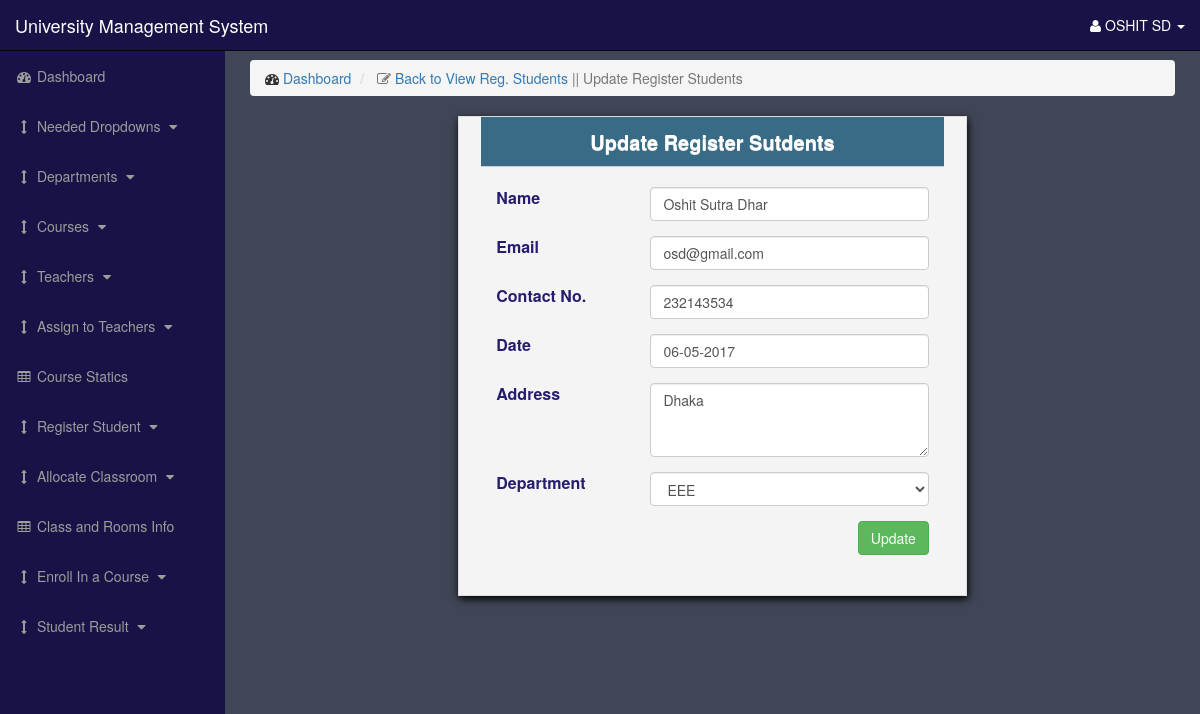
Page /admin/Views/RegisterStudents/update.php?id=24 (signed in) on the committed database.
### tables this page shows
CREATE TABLE IF NOT EXISTS `register_stds` (
`id` int(11) NOT NULL,
  `name` varchar(255) NOT NULL,
  `email` varchar(255) NOT NULL,
  `contact` varchar(255) NOT NULL,
  `date` text NOT NULL,
  `address` text NOT NULL,
  `department` varchar(300) NOT NULL,
  `regnum` varchar(255) NOT NULL,
  `is_delete` tinyint(11) NOT NULL DEFAULT '0',
  `created_at` datetime NOT NULL,
  `updated_at` datetime NOT NULL,
  `deleted_at` datetime NOT NULL
);

### admin/Src/RegisterStudents/RegisterStudents.php (called while the page is built, shortened)
<?php
class RegisterStudents extends Dbconnect
{
    public function show($id=''){
        $pdo = $this->pdo;
        $query = "SELECT * FROM `register_stds` where id=$id";
        $stmt = $pdo->prepare($query);
        $stmt->execute();
        $allData = $stmt->fetch();
        return $allData;
    }
}

### admin/Views/RegisterStudents/update.php (the view, shortened to what this page needs)
<!DOCTYPE html>
<html lang="en">
<head>
    <link href="../../css/bootstrap.min.css" rel="stylesheet">
    <link href="../../css/sb-admin.css" rel="stylesheet">
    <link href="../../font-awesome/css/font-awesome.min.css" rel="stylesheet" type="text/css">
</head>
<body>
<div id="wrapper">
    <nav class="navbar navbar-inverse navbar-fixed-top header" role="navigation">
        <div class="navbar-header">
            <a class="navbar-brand" href="../../index.php">University Management System</a>
        </div>
        <ul class="nav navbar-right top-nav">
            <li class="dropdown">
                <a href="#" class="dropdown-toggle" data-toggle="dropdown"><i class="fa fa-user"></i>
                    <?php @session_start(); echo $_SESSION['userid']['name']; ?>
                    <b class="caret"></b></a>
            </li>
        </ul>
        <div class="collapse navbar-collapse navbar-ex1-collapse">
            <ul class="nav navbar-nav side-nav">
                <li>
                    <a href="../../index.php"><i class="fa fa-fw fa-dashboard"></i> Dashboard</a>
                </li>
                <li>
                    <a href="javascript:;" data-toggle="collapse" data-target="#demo00"><i class="fa fa-fw fa-arrows-v"></i> Needed Dropdowns <i class="fa fa-fw fa-caret-down"></i></a>
                </li>
                <li>
                    <a href="javascript:;" data-toggle="collapse" data-target="#demo"><i class="fa fa-fw fa-arrows-v"></i> Departments <i class="fa fa-fw fa-caret-down"></i></a>
                </li>
                <li>
                    <a href="javascript:;" data-toggle="collapse" data-target="#demo1"><i class="fa fa-fw fa-arrows-v"></i> Courses <i class="fa fa-fw fa-caret-down"></i></a>
                </li>
                <li>
                    <a href="javascript:;" data-toggle="collapse" data-target="#demo2"><i class="fa fa-fw fa-arrows-v"></i> Teachers <i class="fa fa-fw fa-caret-down"></i></a>
                </li>
                <li>
                    <a href="javascript:;" data-toggle="collapse" data-target="#demo3"><i class="fa fa-fw fa-arrows-v"></i> Assign to Teachers <i class="fa fa-fw fa-caret-down"></i></a>
                </li>
                <li>
                    <a href="../CourseStatic/ViewCourseStatic.php"><i class="fa fa-fw fa-table"></i> Course Statics </a>
                </li>
                <li>
                    <a href="javascript:;" data-toggle="collapse" data-target="#demo5"><i class="fa fa-fw fa-arrows-v"></i> Register Student <i class="fa fa-fw fa-caret-down"></i></a>
                </li>
                <li>
                    <a href="javascript:;" data-toggle="collapse" data-target="#demo6"><i class="fa fa-fw fa-arrows-v"></i> Allocate Classroom <i class="fa fa-fw fa-caret-down"></i></a>
                </li>
                <li>
                    <a href="../ClassAndRoomsInfo/ClassAndRooms.php"><i class="fa fa-fw fa-table"></i> Class and Rooms Info </a>
                </li>
                <li>
                    <a href="javascript:;" data-toggle="collapse" data-target="#demo8"><i class="fa fa-fw fa-arrows-v"></i> Enroll In a Course <i class="fa fa-fw fa-caret-down"></i></a>
                </li>
                <li>
                    <a href="javascript:;" data-toggle="collapse" data-target="#demo9"><i class="fa fa-fw fa-arrows-v"></i> Student Result <i class="fa fa-fw fa-caret-down"></i></a>
                </li>
            </ul>
        </div>
    </nav>
    <div id="page-wrapper">
        <div class="container-fluid">
            <div class="row">
                <div class="col-lg-12">
                    <ol class="breadcrumb">
                        <li>
                            <i class="fa fa-dashboard"></i>  <a href="../../index.php">Dashboard</a>
                        </li>
                        <li class="active">
                            <i class="fa fa-edit"></i> <a href="showRegStd.php">Back to View Reg. Students</a> || Update Register Students
                        </li>
                    </ol>
                </div>
            </div>
            <?php
            $obj = new RegisterStudents();
            $edit = $obj->show($_GET['id']);
            ?>
            <div class="container mainTable">
                <div class="row table">
                    <div class="col-md-12">
                        <div class="form-group row">
                            <label for="code" class="col-sm-12 title">Update Register Sutdents</label>
                        </div>
                        <form method="post" action="edit.php">
                            <div class="form-group row">
                                <label for="name" class="col-sm-4 col-form-label txt">Name</label>
                                <div class="col-sm-8">
                                    <input type="text" name="name" class="form-control" value="<?php  echo $edit['name'];  ?>" >
                                </div>
                            </div>
                            <div class="form-group row">
                                <label for="email" class="col-sm-4 col-form-label txt">Email</label>
                                <div class="col-sm-8">
                                    <input type="email" name="email" class="form-control"value="<?php  echo $edit['email'];  ?>" >
                                </div>
                            </div>
                            <div class="form-group row">
                                <label for="cont" class="col-sm-4 col-form-label txt">Contact No.</label>
                                <div class="col-sm-8">
                                    <input type="text" name="cont" class="form-control" value="<?php  echo $edit['contact'];  ?>" >
                                </div>
                            </div>
                            <div class="form-group row">
                                <label for="date" class="col-sm-4 col-form-label txt">Date</label>
                                <div class="col-sm-8">
                                    <input type="text" value="<?php  echo $edit['date'];  ?>"  name="date" class="form-control">
                                </div>
                            </div>
                            <div class="form-group row">
                                <label for="add" class="col-sm-4 col-form-label txt">Address</label>
                                <div class="col-sm-8">
                                    <textarea class="form-control" name="add" id="exampleTextarea" rows="3"><?php  echo $edit['address'];  ?></textarea>
                                </div>
                            </div>
                            <div class="form-group row">
                                <label for="dept" class="col-sm-4 col-form-label txt">Department</label>
                                <div class="col-sm-8">
                                    <select class="form-control" name="dept" id="exampleSelect1">
                                            <option name="dept"> <?php echo $edit['department']; ?></option>
                                    </select>
                                </div>
                            </div>
                            <div class="row">
                                <div class="col-sm-12">
                                    <input type="submit" value="Update" class="btn btn-success saveBtn"  id="">
                                </div>
                            </div><br><br>
                        </form>
                    </div>
                </div>
            </div><br><br><br><br>
        </div>
    </div>
</div>
</body>
</html>

### admin/css/sb-admin.css (style rules this page uses)
body { margin-top: 100px; background-color: #414657; }
@media (min-width:768px) { body { margin-top: 50px; } }
#wrapper { padding-left: 0; }
#page-wrapper { width: 100%; padding: 0; background-color:#414657; }
@media (min-width:768px) { #wrapper { padding-left: 225px; } }
@media (min-width:768px) { #page-wrapper { padding: 10px; } }
.top-nav { padding: 0 15px; }
.header { background-color: #181346; }
.top-nav>li { display: inline-block; float: left; }
.top-nav>li>a { padding-top: 15px; padding-bottom: 15px; line-height: 20px; color: #fff; }
@media (min-width:768px) { .side-nav { position: fixed; top: 51px; left: 225px; width: 225px; margin-left: -225px; border: none; border-radius: 0; overflow-y: auto; background-color: #181346; bottom: 0; overflow-x: hidden; padding-bottom: 40px; } }
@media (min-width:768px) { .side-nav>li>a { width: 225px; } }

### admin/Views/RegisterStudents/update.php (style rules this page uses)
.mainTable { width: 55%; box-shadow: 1px 3px 8px #000; border: 1px solid #ddd; background-color:#f4f4f4 ; }
.table { margin: auto; width: 97%; border-radius:4px; }
.title { font-size: 20px; text-align: center; height: 50px; line-height: 50px; background-color: #386b86; color: #fff; text-shadow: 0px 1px 0px #eee; border-bottom: 1px solid #ccc; }
.txt { font-size: 16px; font-weight: 600; color: #261d6f; }
.saveBtn { float: right; }

### rows in the picture
register_stds: name "Oshit Sutra Dhar", cont "232143534", date "06-05-2017", add "Dhaka", dept "EEE"

### other values in the picture
$_SESSION['userid']['name'] "OSHIT SD"
